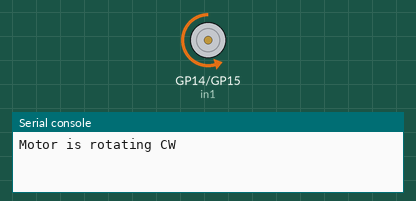
A program run on a simulated Raspberry Pi Pico running CircuitPython. Shown: motor-driver pin pairs drawn as motors (green arrow = first pin HIGH = forward, orange = second pin HIGH = backward, longer = more drive, scaled by the enable pin), the last lines printed to the serial console. The clock reads 2024-03-15 10:24:30 at power-on unless the program sets it. At 10.0 s the program ends and the board releases its pins; the recording ends there.

Above: at 0.1 s.
At 5.1 s:
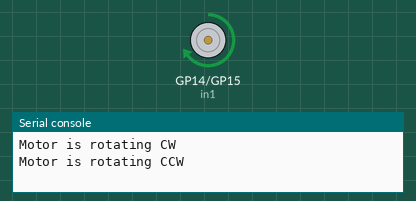
Timing chart, 0 to 6.6 s (numbered marks = the images above):
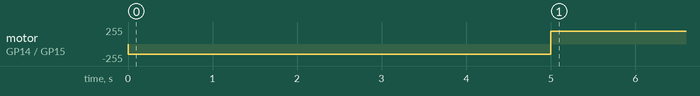

Measured:
- by itself, motor on GP14 (in1) / GP15 (in2): stopped → backward 156/255 at 0.00 s, → forward 195/255 5.0 s later

The program:

pwm_DC_motor.py
```python
'''
ESC204 2022W Widget Lab 2, Part 13
Task: Use PWM to modulate the speed of a DC motor.
'''
import board
import time
import digitalio
import pwmio
import sys

# set up logic inputs to motor driver ("step" and "pulse") as outputs
in1 = digitalio.DigitalInOut(board.GP14)
in2 = digitalio.DigitalInOut(board.GP15)
in1.direction = digitalio.Direction.OUTPUT
in2.direction = digitalio.Direction.OUTPUT

# set up PWM output to motor driver
ena = pwmio.PWMOut(board.GP16)

# set initial duty cycle, direction, and step commands
ena.duty_cycle = 0
in1.value = False
in2.value = True

start_time = time.time()
time_limit = 9
while True:
    # rotate motor clockwise
    in1.value, in2.value = (False, True)
    ena.duty_cycle = 40000
    print("Motor is rotating CW")
    time.sleep(5)

    # rotate motor counterclockwise
    in1.value, in2.value = (True, False)
    print("Motor is rotating CCW")
    ena.duty_cycle = 50000
    time.sleep(5)

    # check if we've been doing this for more than the time limit
    total_time = time.time() - start_time
    if total_time > time_limit:
        break
```
